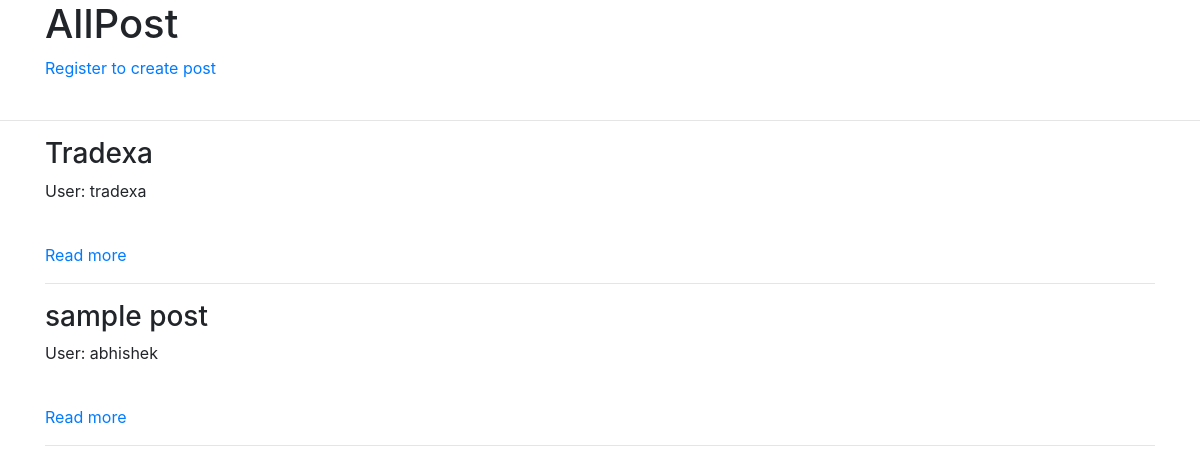
The page / on the database its author committed.
### user_post/models.py (models this page shows, shortened)
class Post(models.Model):
    title = models.CharField(max_length=50, unique=True)
    text = models.TextField()
    slug = models.SlugField(max_length=50, unique=True)
    created_at = models.DateTimeField(auto_now_add=True)
    updated_at = models.DateTimeField(auto_now=True)
    user = models.ForeignKey(User,on_delete= models.CASCADE, related_name='posts')

### user_post/views.py (the view)
# urls.py: path('', views.PostList.as_view(), name='PostList'),
class PostList(generic.ListView):
    queryset = Post.objects.order_by('-created_at')
    template_name = 'postlist.html'
    context_object_name = 'list'

### user_post/templates/postlist.html
{% extends 'base.html' %}

### user_post/templates/base.html (shortened to what this page needs)
<!doctype html>
<html lang="en">
  <head>
    <link rel="stylesheet" href="https://maxcdn.bootstrapcdn.com/bootstrap/4.0.0/css/bootstrap.min.css">
  </head>
  <body>
  {% block list %}
  <div class="container">
    <h1>AllPost</h1>
    {% if user.is_authenticated %}
    Welcome :{{request.user}}
    <a href="{% url 'CreatePost' %}"> Create Post</a><br>
    <a href="{% url 'logout' %}"> Logout</a>
    {% else %}
    <a href="{% url 'register' %}"> Register to create post</a>
{% endif %}
 </div><br><hr>
    {% for p in list %}
<div class="container">
    <h3>{{p.title}}</h3>
    <p>User: {{p.user}}</p><br>
    <a href="{% url 'DetailPost' p.slug %}">Read more</a><hr>
</div>
    {% endfor %}
  {% endblock %}
  </body>
</html>

### rows shown on the page
Post: title "Tradexa", user "tradexa"
Post: title "sample post", user "abhishek"
